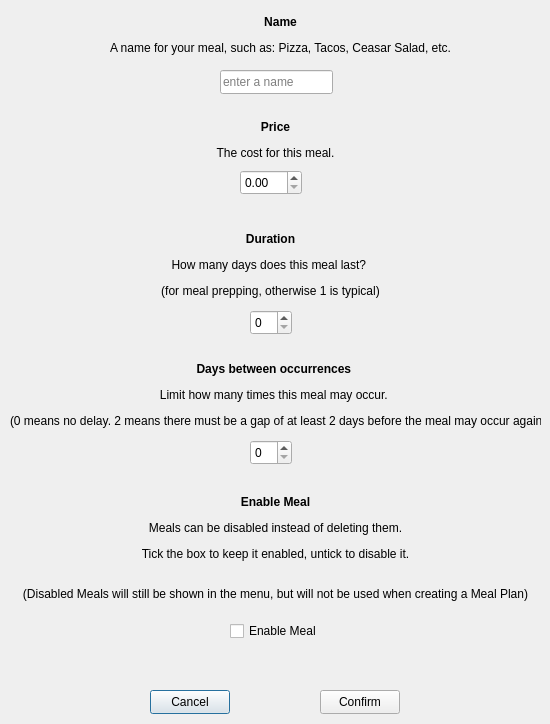
<?xml version="1.0" encoding="UTF-8"?>
<ui version="4.0">
 <class>EditMeal_BasicParams</class>
 <widget class="QDialog" name="EditMeal_BasicParams">
  <property name="geometry">
   <rect>
    <x>0</x>
    <y>0</y>
    <width>550</width>
    <height>724</height>
   </rect>
  </property>
  <property name="windowTitle">
   <string>Edit Meal</string>
  </property>
  <widget class="QDoubleSpinBox" name="doubleSpinBox_price">
   <property name="geometry">
    <rect>
     <x>240</x>
     <y>170</y>
     <width>62</width>
     <height>25</height>
    </rect>
   </property>
  </widget>
  <widget class="QLabel" name="label_5">
   <property name="geometry">
    <rect>
     <x>10</x>
     <y>360</y>
     <width>531</width>
     <height>71</height>
    </rect>
   </property>
   <property name="text">
    <string>&lt;html&gt;&lt;head/&gt;&lt;body&gt;&lt;p align=&quot;center&quot;&gt;&lt;span style=&quot; font-weight:700;&quot;&gt;Days between occurrences &lt;/span&gt;&lt;/p&gt;&lt;p align=&quot;center&quot;&gt;Limit how many times this meal may occur. &lt;/p&gt;&lt;p align=&quot;center&quot;&gt;(0 means no delay. 2 means there must be a gap of at least 2 days before the meal may occur again)&lt;/p&gt;&lt;/body&gt;&lt;/html&gt;</string>
   </property>
  </widget>
  <widget class="QLabel" name="label_2">
   <property name="geometry">
    <rect>
     <x>170</x>
     <y>120</y>
     <width>211</width>
     <height>41</height>
    </rect>
   </property>
   <property name="text">
    <string>&lt;html&gt;&lt;head/&gt;&lt;body&gt;&lt;p align=&quot;center&quot;&gt;&lt;span style=&quot; font-weight:700;&quot;&gt;Price&lt;/span&gt;&lt;/p&gt;&lt;p align=&quot;center&quot;&gt;The cost for this meal.&lt;/p&gt;&lt;/body&gt;&lt;/html&gt;</string>
   </property>
  </widget>
  <widget class="QSpinBox" name="spinBox_daysbetweenoccurrences">
   <property name="geometry">
    <rect>
     <x>250</x>
     <y>440</y>
     <width>42</width>
     <height>25</height>
    </rect>
   </property>
  </widget>
  <widget class="QLineEdit" name="lineEdit_name">
   <property name="geometry">
    <rect>
     <x>220</x>
     <y>70</y>
     <width>113</width>
     <height>24</height>
    </rect>
   </property>
   <property name="maxLength">
    <number>50</number>
   </property>
   <property name="placeholderText">
    <string>enter a name</string>
   </property>
  </widget>
  <widget class="QPushButton" name="pushButton_cancel">
   <property name="geometry">
    <rect>
     <x>150</x>
     <y>690</y>
     <width>80</width>
     <height>24</height>
    </rect>
   </property>
   <property name="text">
    <string>Cancel</string>
   </property>
  </widget>
  <widget class="QPushButton" name="pushButton_confirm">
   <property name="geometry">
    <rect>
     <x>320</x>
     <y>690</y>
     <width>80</width>
     <height>24</height>
    </rect>
   </property>
   <property name="text">
    <string>Confirm</string>
   </property>
  </widget>
  <widget class="QLabel" name="label_3">
   <property name="geometry">
    <rect>
     <x>150</x>
     <y>230</y>
     <width>241</width>
     <height>71</height>
    </rect>
   </property>
   <property name="text">
    <string>&lt;html&gt;&lt;head/&gt;&lt;body&gt;&lt;p align=&quot;center&quot;&gt;&lt;span style=&quot; font-weight:700;&quot;&gt;Duration&lt;/span&gt;&lt;/p&gt;&lt;p align=&quot;center&quot;&gt;How many days does this meal last? &lt;/p&gt;&lt;p align=&quot;center&quot;&gt;(for meal prepping, otherwise 1 is typical)&lt;/p&gt;&lt;/body&gt;&lt;/html&gt;</string>
   </property>
  </widget>
  <widget class="QSpinBox" name="spinBox_duration">
   <property name="geometry">
    <rect>
     <x>250</x>
     <y>310</y>
     <width>42</width>
     <height>25</height>
    </rect>
   </property>
  </widget>
  <widget class="QLabel" name="label">
   <property name="geometry">
    <rect>
     <x>110</x>
     <y>10</y>
     <width>341</width>
     <height>51</height>
    </rect>
   </property>
   <property name="text">
    <string>&lt;html&gt;&lt;head/&gt;&lt;body&gt;&lt;p align=&quot;center&quot;&gt;&lt;span style=&quot; font-weight:700;&quot;&gt;Name&lt;/span&gt;&lt;/p&gt;&lt;p align=&quot;center&quot;&gt;A name for your meal, such as: Pizza, Tacos, Ceasar Salad, etc.&lt;/p&gt;&lt;/body&gt;&lt;/html&gt;</string>
   </property>
  </widget>
  <widget class="QCheckBox" name="checkBox_isEnabled">
   <property name="geometry">
    <rect>
     <x>230</x>
     <y>620</y>
     <width>91</width>
     <height>22</height>
    </rect>
   </property>
   <property name="text">
    <string>Enable Meal</string>
   </property>
  </widget>
  <widget class="QLabel" name="label_4">
   <property name="geometry">
    <rect>
     <x>20</x>
     <y>490</y>
     <width>511</width>
     <height>131</height>
    </rect>
   </property>
   <property name="text">
    <string>&lt;html&gt;&lt;head/&gt;&lt;body&gt;&lt;p align=&quot;center&quot;&gt;&lt;span style=&quot; font-weight:700;&quot;&gt;Enable Meal&lt;/span&gt;&lt;/p&gt;&lt;p align=&quot;center&quot;&gt;Meals can be disabled instead of deleting them.&lt;/p&gt;&lt;p align=&quot;center&quot;&gt;Tick the box to keep it enabled, untick to disable it.&lt;br/&gt;&lt;/p&gt;&lt;p align=&quot;center&quot;&gt;(Disabled Meals will still be shown in the menu, but will not be used when creating a Meal Plan)&lt;br/&gt;&lt;/p&gt;&lt;/body&gt;&lt;/html&gt;</string>
   </property>
  </widget>
 </widget>
 <resources/>
 <connections/>
</ui>
